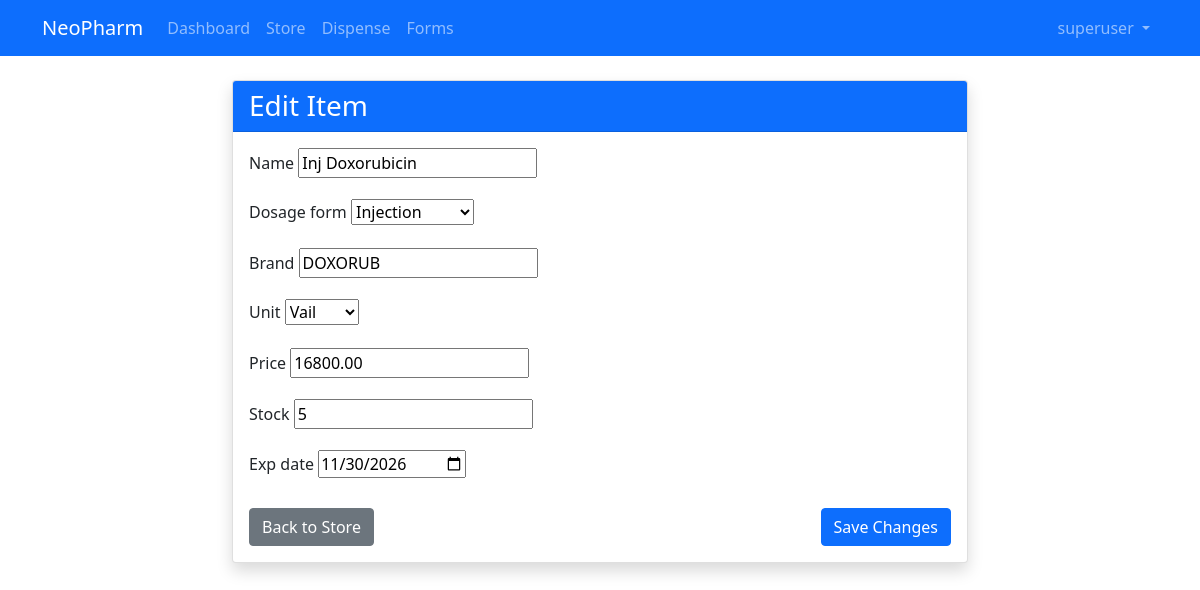
/edit-item/lpacemaker/1/ (signed in), run on an earlier commit of the app's database.
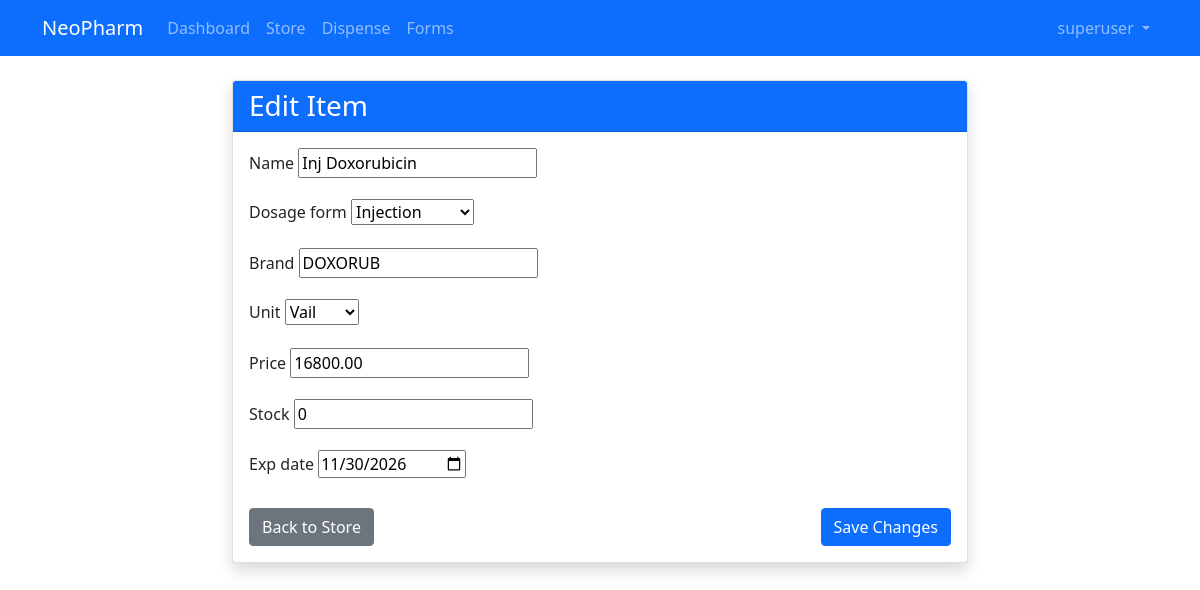
And on a later commit of the database.
### pharmacy/models.py (models this page shows, shortened)
class LpacemakerDrugs(models.Model):
    name = models.CharField(max_length=200)
    dosage_form = models.CharField(max_length=200, choices=DOSAGE_FORM, blank=True, null=True)
    brand = models.CharField(max_length=200, blank=True, null=True)
    unit = models.CharField(max_length=200, choices=UNIT, blank=True, null=True)
    price = models.DecimalField(max_digits=12, decimal_places=2, default=0)
    stock = models.PositiveIntegerField(default=0, null=True, blank=True)
    exp_date = models.DateField(null=True, blank=True)
    class Meta:
        ordering = ('name',)

### pharmacy/views.py (the view)
# urls.py: path('edit-item/<str:drug_type>/<int:pk>/', views.edit_item, name='edit_item'),
@login_required
@user_passes_test(is_admin)
def edit_item(request, drug_type, pk):
    drug_models = {
        'lpacemaker': LpacemakerDrugs,
        'ncap': NcapDrugs,
        'oncology': OncologyPharmacy
    }
    DrugModel = drug_models.get(drug_type)
    if not DrugModel:
        messages.error(request, 'Invalid drug type')
        return redirect('store:store')
    drug = get_object_or_404(DrugModel, pk=pk)
    if request.method == 'POST':
        form_classes = {
            'lpacemaker': LpacemakerDrugsForm,
            'ncap': NcapDrugsForm,
            'oncology': OncologyPharmacyForm
        }
        FormClass = form_classes.get(drug_type)
        form = FormClass(request.POST, instance=drug)
        if form.is_valid():
            form.save()
            messages.success(request, f'Item updated successfully')
            return redirect('store:store')
    else:
        form_classes = {
            'lpacemaker': LpacemakerDrugsForm,
            'ncap': NcapDrugsForm,
            'oncology': OncologyPharmacyForm
        }
        FormClass = form_classes.get(drug_type)
        form = FormClass(instance=drug)
    context = {
        'form': form,
        'drug': drug,
        'drug_type': drug_type,
        'dosage_forms': DOSAGE_FORM,
        'units': UNIT,
    }
    if request.headers.get('HX-Request'):
        return render(request, 'partials/edit_item_modal.html', context)
    return render(request, 'store/edit_item.html', context)

### pharmacy/forms.py
class LpacemakerDrugsForm(forms.ModelForm):
    class Meta:
        model = LpacemakerDrugs
        fields = ['name', 'dosage_form', 'brand', 'unit', 'price', 'stock', 'exp_date']
        widgets = {
            'exp_date': forms.DateInput(attrs={'type': 'date'}),
        }

### pharmacy/views.py (called while the page is built)
def is_admin(user):
    return user.is_authenticated and user.is_superuser or user.is_staff

### pharmacy/templates/store/edit_item.html (shortened to what this page needs)
{% extends 'base.html' %}
{% block content %}
<div class="container mt-4">
    <div class="row">
        <div class="col-md-8 offset-md-2">
            <div class="card shadow">
                <div class="card-header bg-primary text-white">
                    <h3 class="mb-0">Edit Item</h3>
                </div>
                <div class="card-body">
                    <form method="post">
                        {% for field in form %}
                        <div class="mb-3">
                            <label for="{{ field.id_for_label }}" class="form-label">{{ field.label }}</label>
                            {{ field }}
                        </div>
                        {% endfor %}
                        <div class="d-flex justify-content-between mt-4">
                            <a href="{% url 'store:store' %}" class="btn btn-secondary">
                                 Back to Store
                            </a>
                            <button type="submit" class="btn btn-primary">
                                 Save Changes
                            </button>
                        </div>
                    </form>
                </div>
            </div>
        </div>
    </div>
</div>
{% endblock %}

What changed in the data, as far as the page shows it:
changed LpacemakerDrugs "Inj Doxorubicin": stock "5" → "0"
